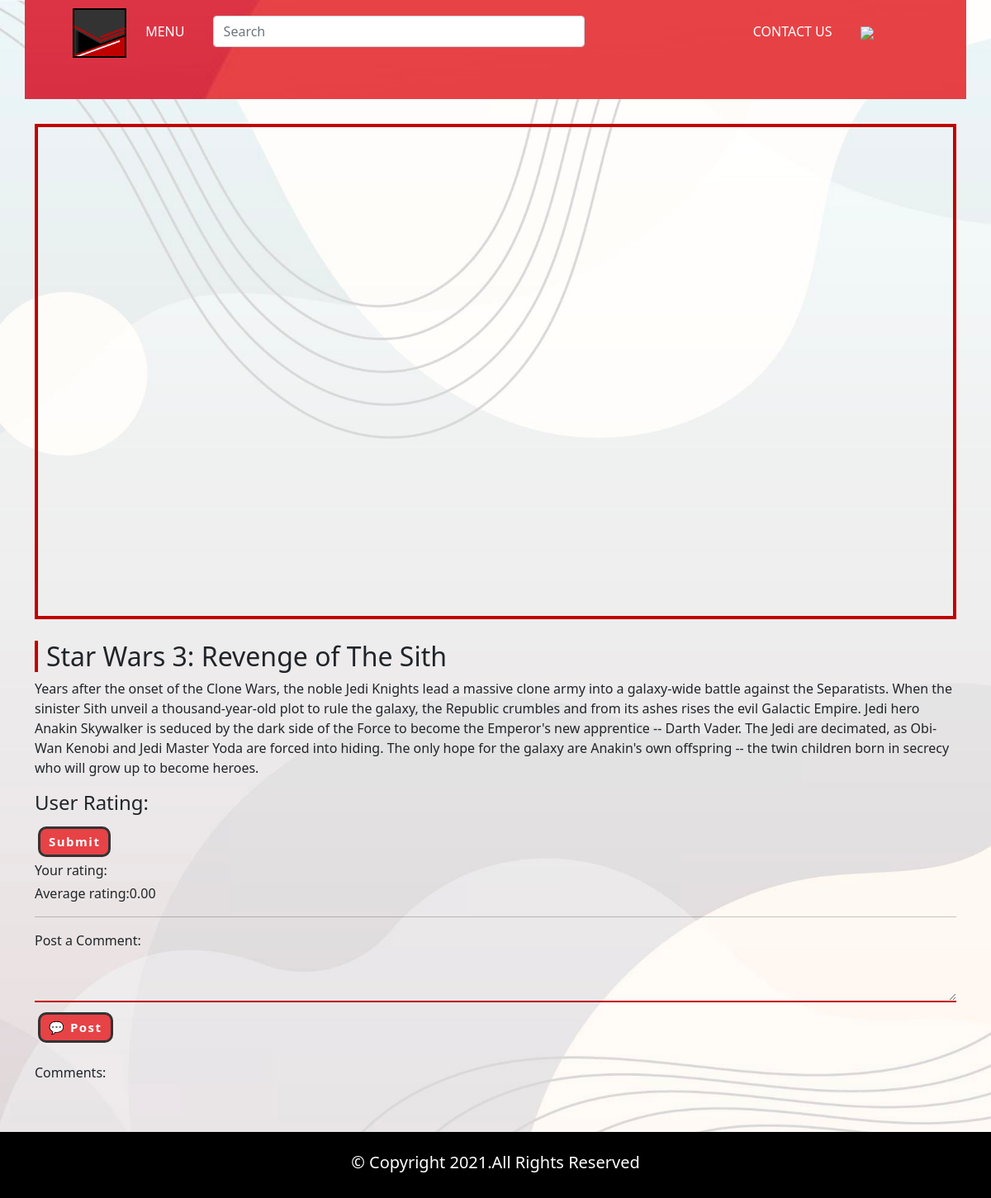
The page /moviefour.php (signed in) on the database its author committed.
### tables this page shows
CREATE TABLE `movie` (
  `m_id` int(11) NOT NULL,
  `movie_name` text NOT NULL,
  `banner_link` text NOT NULL,
  `poster_link` text NOT NULL,
  `embed_link` text NOT NULL,
  `movie_para` text NOT NULL
);

### moviefour.php (the view, shortened to what this page needs)
<?php include "menubar.php";
      include 'config.php';?>
<?php
        $movie_name="";
		$embed_link="";
		$movie_para="";
		$m_id=4;
        $query=mysqli_query($con,"select * from movie where m_id=$m_id");
        $row  = mysqli_fetch_array($query);
    if(is_array($row)) {
        $movie_name=$row['movie_name'];
		$embed_link=$row['embed_link'];
		$movie_para=$row['movie_para'];
    }   else {
    }
 ?>
<!doctype html>
<html lang="en">
  <head>
    <link rel="stylesheet" href="https://stackpath.bootstrapcdn.com/bootstrap/4.4.0/css/bootstrap.min.css">
        <link rel="stylesheet" href="https://cdnjs.cloudflare.com/ajax/libs/rateYo/2.3.2/jquery.rateyo.min.css">
     <link href="css/bootstrap.min.css" rel="stylesheet">
	 <link href="css/moviestyle.css" rel="stylesheet">
  </head>
  <body>
	<div class="container">
	<iframe width=100% height="600" src=<?php echo $embed_link; ?> title="YouTube video player" frameborder="0" allow="accelerometer; autoplay; clipboard-write; encrypted-media; gyroscope; picture-in-picture" allowfullscreen></iframe>
  <h2><?php echo $movie_name; ?></h2>
  <p><?php echo $movie_para; ?></p>
<?php
$avg= "select avg(rating) as avs from rate where m_id=$m_id ";
if($_SESSION){
  $a=$_SESSION['email'];
$q= "select avg(rating) as av from rate where m_id=$m_id  and email='$a' ";
    $ans=mysqli_query($con, $q);
    if($ans){
    $row  = mysqli_fetch_array($ans);
    $ans=$row['av'];
  }
  else $ans=0;
}
  $anss=mysqli_query($con, $avg);
  if($anss){
  $row  = mysqli_fetch_array($anss);
  $anss=$row['avs'];
}
else $anss=0;
 ?>
<form action="movieone.php" method="post">
    <div style="margin:4px 0px 0px 0px ">
        <h4>User Rating:</h4>
    </div>
    <div>
      <?php if ($_SESSION  and $ans==0){ ?>
      <input type="submit" name="add" class="subbutton">
    <?php } ?>
     </div>
     <div style="margin:4px 0px 0px 0px ">
       <?php if($_SESSION){ ?>
       Your rating: <?php echo "$ans"; }?>
     </div>
      <div style="margin:4px 0px 0px 0px ">
      Average rating:<?php echo number_format($anss , 2); ?>
      </div>
</form>
    </div>
<div class="comment">
  <div class="container">
  <hr>
<?php if($_SESSION){ ?>
<form  method="post">
Post a Comment:
<div class="writecomment">
<textarea name="comments" id="comments" style="font-family:sans-serif;font-size:1.2em;">
</textarea>
</div>
<input type="submit" name="post" value="💬 Post" class="postbutton">
</form><?php } ?>
<br>
Comments:
  </div>
</div>
  <?php include "footer.php"?>
  </body>
</html>

### css/style.css (style rules this page uses)
body { background: url("../images/background1.jpg")no-repeat center center fixed; -webkit-background-size: cover; -moz-background-size: cover; background-size: cover; }

### css/moviestyle.css (style rules this page uses)
.container iframe { margin-top:30px ; margin-left: auto; margin-right: auto; border:4px solid #c00000; }
.container h2 { margin-left: auto; margin-right: auto; border-left:4px solid #c00000; padding-left:10px; margin-top:20px; }
.container p { margin-left: auto; margin-right: auto; }
.subbutton { border-radius:10px; background: #E74246; padding:4px 10px; text-decoration: none; color: #fff; font-size: 15px; font-weight:bold; letter-spacing: 1.5px; border: 3px solid #333333; margin-top:6px; margin-left:4px; }
#comments { width:100%; border-bottom: 2px solid #c00000; background:none; border-top:none; border-left:none; border-right:none; }
.postbutton { border-radius:10px; background: #E74246; padding:4px 10px; text-decoration: none; color: #fff; font-size: 15px; font-weight:bold; letter-spacing: 1.5px; border: 3px solid #333333; margin-top:6px; margin-left:4px; }

### rows shown on the page
movie: movie_name "Star Wars 3: Revenge of The Sith", movie_para "Years after the onset of the Clone Wars, the noble Jedi Knights lead a massive clone army into a galaxy-wide battle against the Separatists. When the sinister Sith unveil a thousand-year-old plot to rule the galaxy, the Republic crumbles and from its ashes rises the evil Galactic Empire. Jedi hero Anakin Skywalker is seduced by the dark side of the Force to become the Emperor's new apprentice -- Darth Vader. The Jedi are decimated, as Obi-Wan Kenobi and Jedi Master Yoda are forced into hiding. The only hope for the galaxy are Anakin's own offspring -- the twin children born in secrecy who will grow up to become heroes."

### other values the page prints
$anss "0.00"
